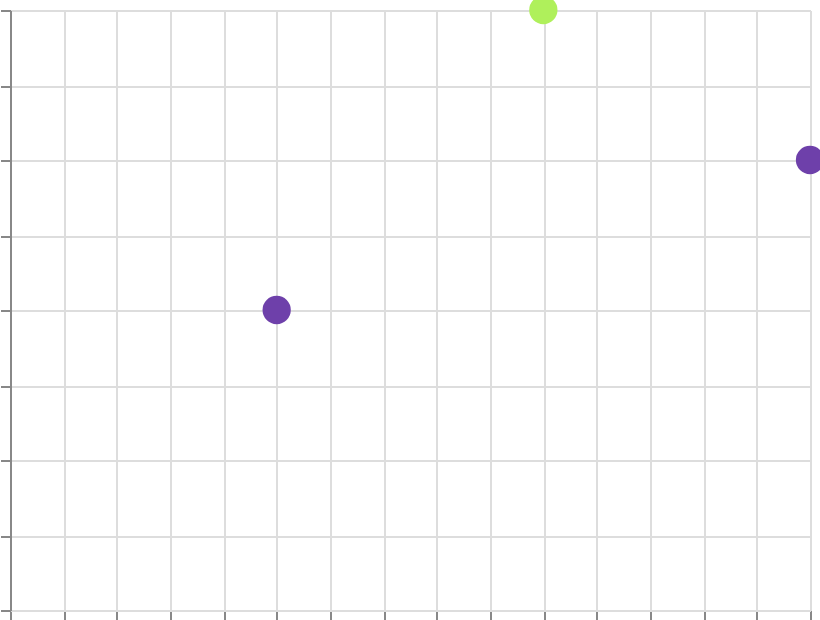

Here is the Vega-Lite specification saved for this chart:
### Vega specification from a JSON file in a GitHub repository (floating-point values rounded to 4 significant figures)
{"$schema": "https://vega.github.io/schema/vega/v6.json", "width": 400, "height": 300, "padding": 5, "autosize": "none", "data": [{"name": "table", "values": [{"x": 1, "y": 2, "val": 10}, {"x": 2, "y": 4, "val": 50}, {"x": 3, "y": 3, "val": 90}]}], "scales": [{"name": "x", "type": "linear", "domain": {"data": "table", "field": "x"}, "range": "width", "nice": true}, {"name": "y", "type": "linear", "domain": {"data": "table", "field": "y"}, "range": [{"signal": "height"}, 0], "nice": true}, {"name": "color", "type": "sequential", "domain": {"data": "table", "field": "val"}, "scheme": "rainbow", "reverse": true}], "marks": [{"type": "symbol", "from": {"data": "table"}, "encode": {"update": {"x": {"scale": "x", "field": "x"}, "y": {"scale": "y", "field": "y"}, "size": {"value": 200}, "fill": {"scale": "color", "field": "val"}}}}], "axes": [{"scale": "x", "orient": "bottom", "grid": true, "labels": false}, {"scale": "y", "orient": "left", "grid": true, "labels": false}], "legends": [{"fill": "color"}]}
